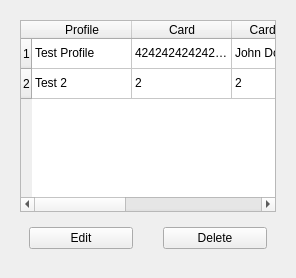
               <widget class="QWidget" name="profilesPage">
                <layout class="QHBoxLayout" name="horizontalLayout_3">
                 <item>
                  <widget class="QWidget" name="profilePageSubContainer1" native="true">
                   <layout class="QVBoxLayout" name="verticalLayout_12">
                    <item>
                     <widget class="QTableWidget" name="profileTable">
                      <row>
                       <property name="text">
                        <string>1</string>
                       </property>
                      </row>
                      <row>
                       <property name="text">
                        <string>2</string>
                       </property>
                      </row>
                      <column>
                       <property name="text">
                        <string>Profile</string>
                       </property>
                      </column>
                      <column>
                       <property name="text">
                        <string>Card</string>
                       </property>
                      </column>
                      <column>
                       <property name="text">
                        <string>Card Holder</string>
                       </property>
                      </column>
                      <column>
                       <property name="text">
                        <string>Expiration</string>
                       </property>
                      </column>
                      <column>
                       <property name="text">
                        <string>CCV</string>
                       </property>
                      </column>
                      <item row="0" column="0">
                       <property name="text">
                        <string>Test Profile</string>
                       </property>
                      </item>
                      <item row="0" column="1">
                       <property name="text">
                        <string>4242424242424242</string>
                       </property>
                      </item>
                      <item row="0" column="2">
                       <property name="text">
                        <string>John Doe</string>
                       </property>
                      </item>
                      <item row="0" column="3">
                       <property name="text">
                        <string>05/25</string>
                       </property>
                      </item>
                      <item row="0" column="4">
                       <property name="text">
                        <string>164</string>
                       </property>
                      </item>
                      <item row="1" column="0">
                       <property name="text">
                        <string>Test 2</string>
                       </property>
                      </item>
                      <item row="1" column="1">
                       <property name="text">
                        <string>2</string>
                       </property>
                      </item>
                      <item row="1" column="2">
                       <property name="text">
                        <string>2</string>
                       </property>
                      </item>
                      <item row="1" column="3">
                       <property name="text">
                        <string>2</string>
                       </property>
                      </item>
                      <item row="1" column="4">
                       <property name="text">
                        <string>2</string>
                       </property>
                      </item>
                     </widget>
                    </item>
                    <item>
                     <widget class="QWidget" name="profilePageSubContainer2" native="true">
                      <layout class="QHBoxLayout" name="horizontalLayout_21">
                       <property name="spacing">
                        <number>30</number>
                       </property>
                       <item>
                        <widget class="QPushButton" name="editProfileBtn">
                         <property name="sizePolicy">
                          <sizepolicy hsizetype="Expanding" vsizetype="Fixed">
                           <horstretch>0</horstretch>
                           <verstretch>0</verstretch>
                          </sizepolicy>
                         </property>
                         <property name="font">
                          <font>
                           <pointsize>9</pointsize>
                          </font>
                         </property>
                         <property name="text">
                          <string>Edit</string>
                         </property>
                        </widget>
                       </item>
                       <item>
                        <widget class="QPushButton" name="deleteProfileBtn">
                         <property name="sizePolicy">
                          <sizepolicy hsizetype="Expanding" vsizetype="Fixed">
                           <horstretch>0</horstretch>
                           <verstretch>0</verstretch>
                          </sizepolicy>
                         </property>
                         <property name="font">
                          <font>
                           <pointsize>9</pointsize>
                          </font>
                         </property>
                         <property name="text">
                          <string>Delete</string>
                         </property>
                        </widget>
                       </item>
                      </layout>
                     </widget>
                    </item>
                   </layout>
                  </widget>
                 </item>
                </layout>
               </widget>
